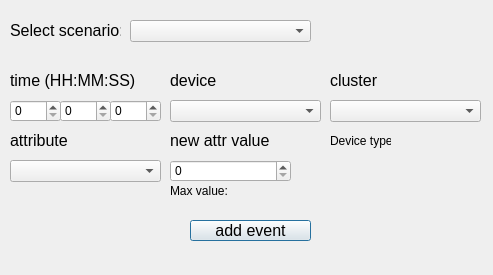
<?xml version="1.0" encoding="UTF-8"?>
<ui version="4.0">
 <class>eventswindow</class>
 <widget class="QDialog" name="eventswindow">
  <property name="geometry">
   <rect>
    <x>0</x>
    <y>0</y>
    <width>493</width>
    <height>275</height>
   </rect>
  </property>
  <property name="windowTitle">
   <string>Dialog</string>
  </property>
  <widget class="QLabel" name="newAttrVal_lbl">
   <property name="geometry">
    <rect>
     <x>170</x>
     <y>130</y>
     <width>151</width>
     <height>21</height>
    </rect>
   </property>
   <property name="font">
    <font>
     <pointsize>12</pointsize>
    </font>
   </property>
   <property name="text">
    <string>new attr value</string>
   </property>
  </widget>
  <widget class="QPushButton" name="addEvent_Butt">
   <property name="geometry">
    <rect>
     <x>190</x>
     <y>220</y>
     <width>121</width>
     <height>21</height>
    </rect>
   </property>
   <property name="font">
    <font>
     <pointsize>12</pointsize>
    </font>
   </property>
   <property name="text">
    <string>add event</string>
   </property>
  </widget>
  <widget class="QLabel" name="newDevID_lbl">
   <property name="geometry">
    <rect>
     <x>170</x>
     <y>70</y>
     <width>111</width>
     <height>21</height>
    </rect>
   </property>
   <property name="font">
    <font>
     <pointsize>12</pointsize>
    </font>
   </property>
   <property name="text">
    <string>device</string>
   </property>
  </widget>
  <widget class="QLabel" name="cluster_lbl">
   <property name="geometry">
    <rect>
     <x>330</x>
     <y>70</y>
     <width>111</width>
     <height>21</height>
    </rect>
   </property>
   <property name="font">
    <font>
     <pointsize>12</pointsize>
    </font>
   </property>
   <property name="text">
    <string>cluster</string>
   </property>
  </widget>
  <widget class="QComboBox" name="cluster_comboBox">
   <property name="geometry">
    <rect>
     <x>330</x>
     <y>100</y>
     <width>151</width>
     <height>22</height>
    </rect>
   </property>
  </widget>
  <widget class="QLabel" name="attr_lbl">
   <property name="geometry">
    <rect>
     <x>10</x>
     <y>130</y>
     <width>111</width>
     <height>21</height>
    </rect>
   </property>
   <property name="font">
    <font>
     <pointsize>12</pointsize>
    </font>
   </property>
   <property name="text">
    <string>attribute</string>
   </property>
  </widget>
  <widget class="QLabel" name="selectScen_lbl">
   <property name="geometry">
    <rect>
     <x>10</x>
     <y>20</y>
     <width>111</width>
     <height>21</height>
    </rect>
   </property>
   <property name="font">
    <font>
     <pointsize>12</pointsize>
    </font>
   </property>
   <property name="text">
    <string>Select scenario:</string>
   </property>
  </widget>
  <widget class="QComboBox" name="device_comboBox">
   <property name="geometry">
    <rect>
     <x>170</x>
     <y>100</y>
     <width>151</width>
     <height>22</height>
    </rect>
   </property>
  </widget>
  <widget class="QComboBox" name="attr_comboBox">
   <property name="geometry">
    <rect>
     <x>10</x>
     <y>160</y>
     <width>151</width>
     <height>22</height>
    </rect>
   </property>
  </widget>
  <widget class="QComboBox" name="selectScen_cBox">
   <property name="geometry">
    <rect>
     <x>130</x>
     <y>20</y>
     <width>181</width>
     <height>22</height>
    </rect>
   </property>
  </widget>
  <widget class="QSpinBox" name="seconds_spinBox">
   <property name="geometry">
    <rect>
     <x>110</x>
     <y>100</y>
     <width>51</width>
     <height>22</height>
    </rect>
   </property>
  </widget>
  <widget class="QSpinBox" name="hours_spinBox">
   <property name="geometry">
    <rect>
     <x>10</x>
     <y>100</y>
     <width>51</width>
     <height>22</height>
    </rect>
   </property>
  </widget>
  <widget class="QLabel" name="newTime_lbl">
   <property name="geometry">
    <rect>
     <x>10</x>
     <y>70</y>
     <width>181</width>
     <height>21</height>
    </rect>
   </property>
   <property name="font">
    <font>
     <pointsize>12</pointsize>
    </font>
   </property>
   <property name="text">
    <string>time (HH:MM:SS)</string>
   </property>
  </widget>
  <widget class="QSpinBox" name="minutes_spinBox">
   <property name="geometry">
    <rect>
     <x>60</x>
     <y>100</y>
     <width>51</width>
     <height>22</height>
    </rect>
   </property>
  </widget>
  <widget class="QSpinBox" name="attrValue_spinBox">
   <property name="geometry">
    <rect>
     <x>170</x>
     <y>160</y>
     <width>121</width>
     <height>22</height>
    </rect>
   </property>
  </widget>
  <widget class="QLabel" name="maxVal_lbl1">
   <property name="geometry">
    <rect>
     <x>170</x>
     <y>180</y>
     <width>61</width>
     <height>21</height>
    </rect>
   </property>
   <property name="text">
    <string>Max value: </string>
   </property>
  </widget>
  <widget class="QLabel" name="maxVal_lbl2">
   <property name="geometry">
    <rect>
     <x>240</x>
     <y>180</y>
     <width>61</width>
     <height>20</height>
    </rect>
   </property>
   <property name="text">
    <string/>
   </property>
  </widget>
  <widget class="QLabel" name="devType_lbl2">
   <property name="geometry">
    <rect>
     <x>400</x>
     <y>130</y>
     <width>81</width>
     <height>20</height>
    </rect>
   </property>
   <property name="text">
    <string/>
   </property>
  </widget>
  <widget class="QLabel" name="devType_lbl1">
   <property name="geometry">
    <rect>
     <x>330</x>
     <y>130</y>
     <width>61</width>
     <height>21</height>
    </rect>
   </property>
   <property name="text">
    <string>Device type:</string>
   </property>
  </widget>
 </widget>
 <resources/>
 <connections/>
</ui>
